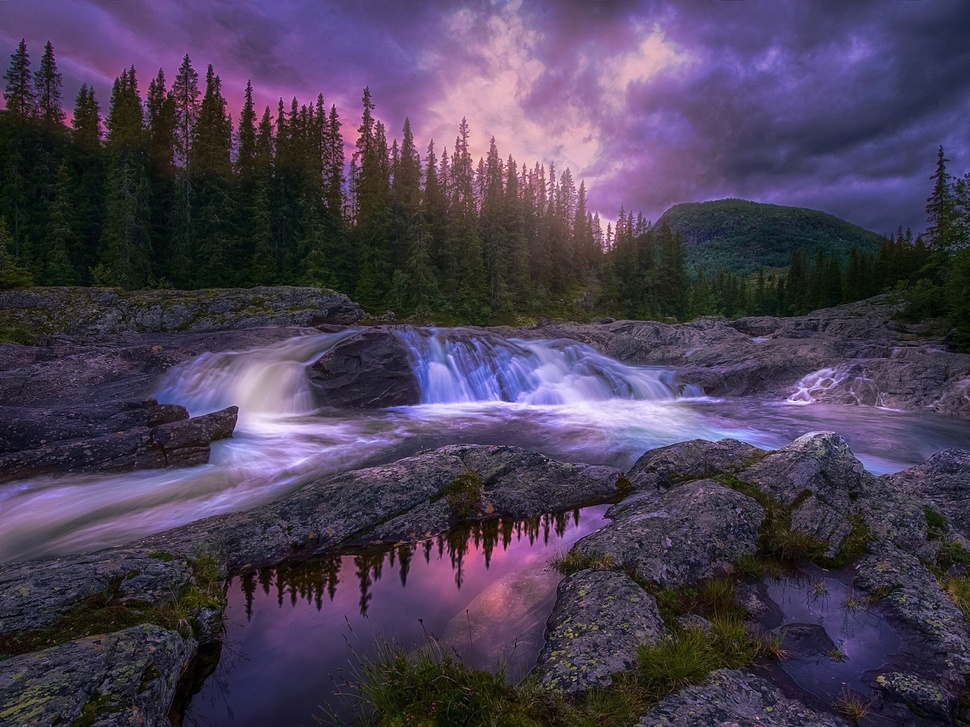
#> input picture lab1/forest.jpg, 970 x 727 px, shrunk from 1400 x 1050 before the run
$ jupyter execute conspect.ipynb
#> lines starting #> are read from the running program, lines starting #| are printed output that depends on the picture
[cell 1]
import cv2
import matplotlib.pyplot as plt
import numpy as np

[cell 2]
I = cv2.imread('forest.jpg')
#> I is the input picture: shape (727, 970, 3); mean B, G, R 85.3, 63.5, 74.2
histSize = 256
histRange = (0,256)
I_BGR = cv2.split(I)
bHist = cv2.calcHist(I_BGR, [0], None, [histSize], histRange)
#> bHist = 256 values, max 6290 at index 17, min 231 at index 254, mean 2754.6
gHist = cv2.calcHist(I_BGR, [1], None, [histSize], histRange)
#> gHist = 256 values, max 8800 at index 31, min 0 at index 241, mean 2754.6
rHist = cv2.calcHist(I_BGR, [2], None, [histSize], histRange)
#> rHist = 256 values, max 7835 at index 40, min 9 at index 252, mean 2754.6

[cell 3]
x = list(range(256))
fig, ax = plt.subplots(1, 3, figsize=(15,5))
ax[0].bar(x, bHist[:,0], color='b')
ax[1].bar(x, gHist[:,0], color='g')
ax[2].bar(x, rHist[:,0], color='r')
ax[0].set_title('blue hist original')
ax[1].set_title('green hist original')
ax[2].set_title('red hist original')
plt.show()

[cell 4]
alfa = 0.5
# Convert to floating point
if I.dtype == np.uint8 :
    Inew = I.astype(np.float32) / 255
else :
    Inew = I

# We need to process layers separately
I_BGR = cv2.split(Inew)
Inew_BGR = []

for layer in I_BGR:
    Imin = layer.min()
    Imax = layer.max()
    Inew = np.clip(( ((layer - Imin) / (Imax - Imin)) ** alfa ), 0 , 1)
    Inew_BGR.append(Inew)
#> this loop made 3 passes
#> Imax on passes 1 to 3: 1, 0.953, 1
#> pass 1, `Inew = np.clip(( ((layer - Imin) / (Imax - Imin)) ** alfa ), 0 , 1)`:
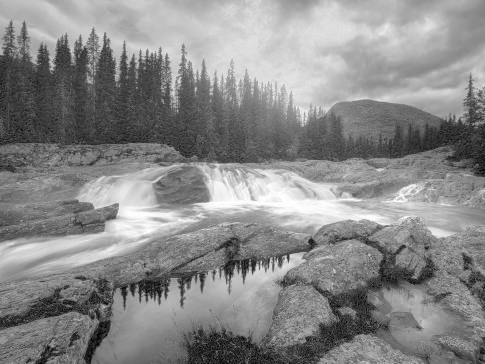
#> Inew: shape (727, 970) float32 (shown at 1/2 size); min 0, max 1, mean 0.54
#> after the loop, Inew_BGR = 3 items
# Merge back
Inew = cv2.merge(Inew_BGR)
#> Inew: shape (727, 970, 3) float32
# Convert back to uint if needed
if (I.dtype == np.uint8):
    Inew = (255 * Inew).clip(0 , 255).astype(np.uint8)

f, ax = plt.subplots(1,2, figsize=(12,12))
ax[1].imshow(cv2.cvtColor(Inew, cv2.COLOR_BGR2RGB))
ax[1].set_title(f'Tranformed, alfa = {alfa}')
ax[0].imshow(cv2.cvtColor(I, cv2.COLOR_BGR2RGB))
ax[0].set_title('Original')
plt.show()
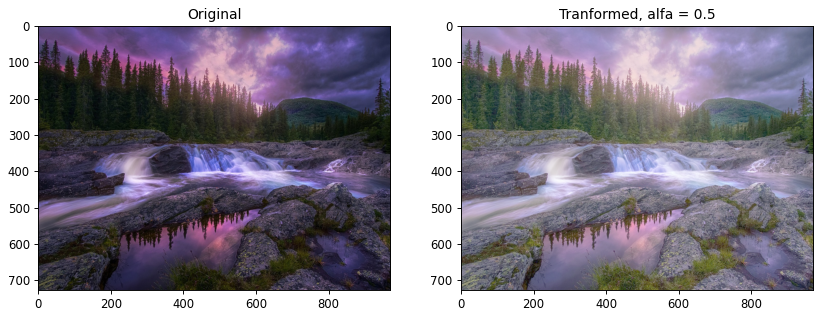
#> figure drawn by matplotlib, 2 panels

[cell 5]
histSize = 256
histRange = (0,256)
I_BGR = cv2.split(Inew)
bHist_a = cv2.calcHist(I_BGR, [0], None, [histSize], histRange)
#> bHist_a = 256 values, max 9257 at index 141, min 0 at index 1, mean 2754.6
gHist_a = cv2.calcHist(I_BGR, [1], None, [histSize], histRange)
#> gHist_a = 256 values, max 10794 at index 149, min 0 at index 1, mean 2754.6
rHist_a = cv2.calcHist(I_BGR, [2], None, [histSize], histRange)
#> rHist_a = 256 values, max 9294 at index 153, min 0 at index 1, mean 2754.6
x = list(range(256))
fig, ax = plt.subplots(1, 3, figsize=(15,5))
ax[0].bar(x, bHist_a[:,0], color='b')
ax[1].bar(x, gHist_a[:,0], color='g')
ax[2].bar(x, rHist_a[:,0], color='r')
ax[0].set_title(f'blue hist, alpha = {alfa}')
ax[1].set_title(f'green hist, alpha = {alfa}')
ax[2].set_title(f'red hist, alpha = {alfa}')
plt.show()
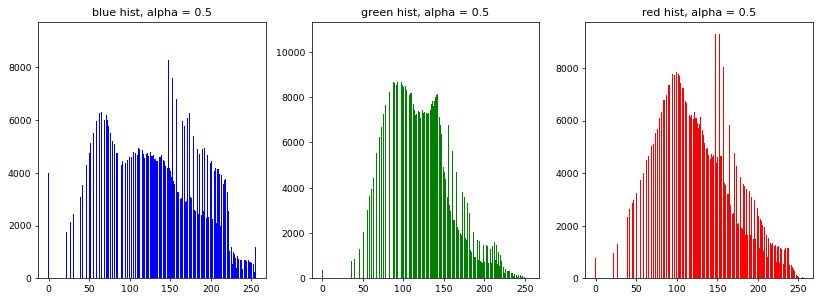
#> figure drawn by matplotlib, 3 panels; panel 1: tallest bar 9257 high, from x = 140.6 to 141.4; panel 2: tallest bar 10794 high, from x = 148.6 to 149.4; panel 3: tallest bar 9294 high, from x = 152.6 to 153.4

[cell 6]
CHb = np.cumsum(bHist) / (I.shape[0] * I.shape[1])
#> CHb = 256 values from 0.00563 to 1
CHb = CHb[:, np.newaxis].astype(np.float32)
CHg = np.cumsum(gHist) / (I.shape[0] * I.shape[1])
#> CHg = 256 values from 0.000508 to 1
CHg = CHg[:, np.newaxis].astype(np.float32)
CHr = np.cumsum(rHist) / (I.shape[0] * I.shape[1])
#> CHr = 256 values from 0.00109 to 1
CHr = CHr[:, np.newaxis].astype(np.float32)
CH = np.concatenate([CHb, CHg, CHr], axis=1)
#> CH = 256 rows, first 8: [0.00563, 0.000508, 0.00109], [0.00771, 0.000933, 0.00202], [0.0102, 0.0015, 0.00337], [0.0132, 0.00219, 0.00523], [0.0167, 0.00303, 0.00756], [0.0207, 0.00412, 0.0103], [0.025, 0.00534, 0.0136], [0.03, 0.00678, 0.0173]

I = cv2.imread('forest.jpg')
if I.dtype == np.uint8 :
    I = I.astype(np.float32) / 255

#split images
I_BGR = cv2.split(I)
Inew_BGR = []
Inew_BGR_cv = []

for i, layer in enumerate(I_BGR):
    Imin = layer.min()
    Imax = layer.max()
    Inew = np.clip((Imax-Imin)*CH[(np.round(layer*255, 0).astype(np.uint8)),i]+Imin, 0, 1)
    Inew_BGR.append(Inew)
    I_new_cv = cv2.equalizeHist((np.round(layer*255, 0).astype(np.uint8)))
    Inew_BGR_cv.append(I_new_cv)
#> this loop made 3 passes
#> pass 1, `Inew = np.clip((Imax-Imin)*CH[(np.round(layer*255, 0).astype(np.uint8)..`:
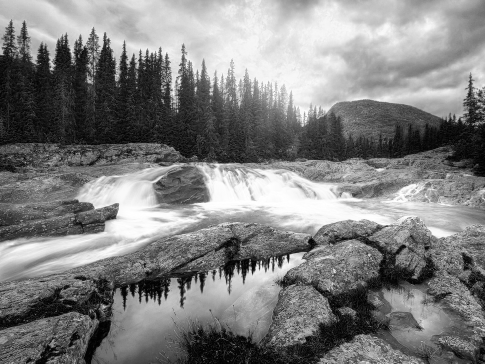
#> Inew: shape (727, 970) float32 (shown at 1/2 size); min 0.00563, max 1, mean 0.503
#> after the loop, Inew_BGR_cv = 3 items

# Merge back
Inew = cv2.merge(Inew_BGR)
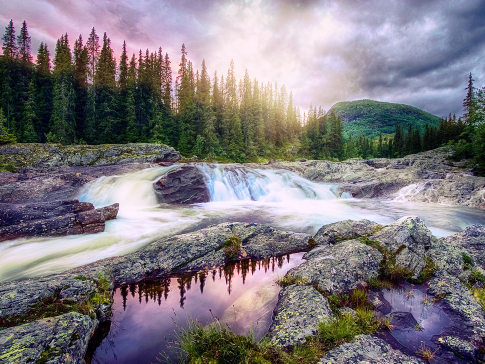
#> Inew: shape (727, 970, 3) float32 (shown at 1/2 size); mean of channels 0, 1, 2 0.503, 0.481, 0.503; drawn as B, G, R
Inew_cv = cv2.merge(Inew_BGR_cv)

#visualization
f, ax = plt.subplots(1,3, figsize=(12,12))
ax[0].imshow(cv2.cvtColor(I, cv2.COLOR_BGR2RGB))
ax[0].set_title('Original')
ax[1].imshow(cv2.cvtColor(Inew, cv2.COLOR_BGR2RGB))
ax[1].set_title(f'Uniform transformation \n (handmade)')
ax[2].imshow(cv2.cvtColor(Inew_cv, cv2.COLOR_BGR2RGB))
ax[2].set_title('Uniform tranformation \n using cv2.equalizeHist()')
plt.show()
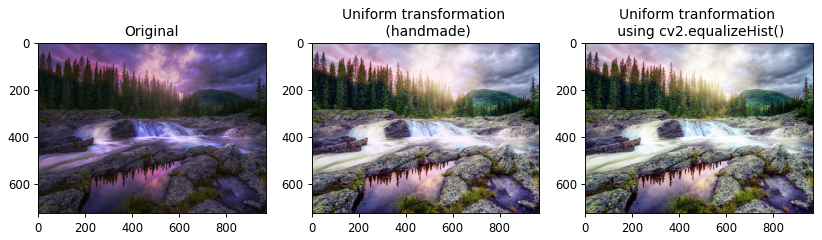
#> figure drawn by matplotlib, 3 panels

[cell 7]
image = cv2.imread('forest.jpg', cv2.IMREAD_GRAYSCALE)
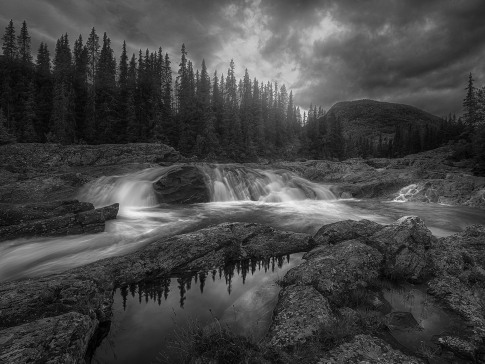
#> image: shape (727, 970) (shown at 1/2 size); min 0, max 250, mean 69.2

# Создайте объект CLAHE с определенными параметрами
clahe = cv2.createCLAHE(clipLimit=5.0, tileGridSize=(8,8))

# Примените CLAHE к изображению
clahe_image = clahe.apply(image)
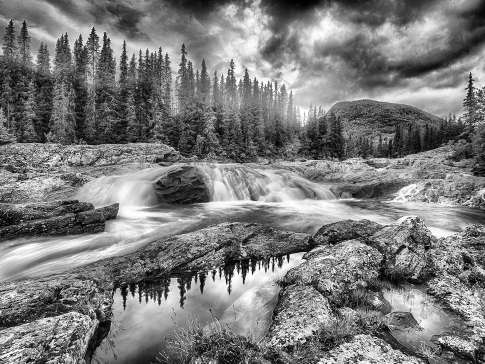
#> clahe_image: shape (727, 970) (shown at 1/2 size); min 0, max 255, mean 123.5

# Показать результат
f, ax = plt.subplots(1,2, figsize=(12,12))
ax[0].imshow(image, cmap='gray')
ax[1].imshow(clahe_image, cmap='gray')
ax[0].set_title('original gray-scaled image')
ax[1].set_title('clahe gray-scaled image')

[cell 8]
image = cv2.imread('forest.jpg', cv2.IMREAD_GRAYSCALE)

alfa = 0.5
lut = np.arange(256, dtype = np.uint8)

Imin = image.min()
Imax = image.max()
#> Imax = 250
lut = (lut - Imin) / (Imax - Imin)
#> lut = 256 values from 0 to 1.02
lut = np.where(lut > 0, lut, 0)
lut = np.clip(255 * np.power(lut, alfa), 0, 255)
#> lut = 256 values from 0 to 255
image_ts = cv2.LUT(image, lut)

f, ax = plt.subplots(1,2, figsize=(12,12))
ax[0].imshow(image, cmap='gray')
ax[0].set_title('Original')
ax[1].imshow(image_ts, cmap='gray')
ax[1].set_title(f'Tranformed, alfa = {alfa}')
plt.show()

[cell 9]
np.array([10]).astype(np.uint8) / 5
#> Out = [2]

[cell 10]
# Calculate projection to Oy
I = cv2.imread('forest.jpg', cv2.IMREAD_GRAYSCALE)
if I.ndim == 2:
    ProjI = np.sum (I , 1) / 255
#> ProjI = 727 values, max 467.9 at index 407, min 112.7 at index 285, mean 263.1
else :
    ProjI = np.sum (I , (1 , 2)) / 255 / I.shape [2]
# Create graph image
#ProjI = np.full((256, ProjI.shape[0], 3) ,255, dtype=np.uint8)
#ProjI = cv2.transpose(ProjI)
#ProjI = cv2.flip(ProjI , 1)
# And display it
plt.plot(ProjI)
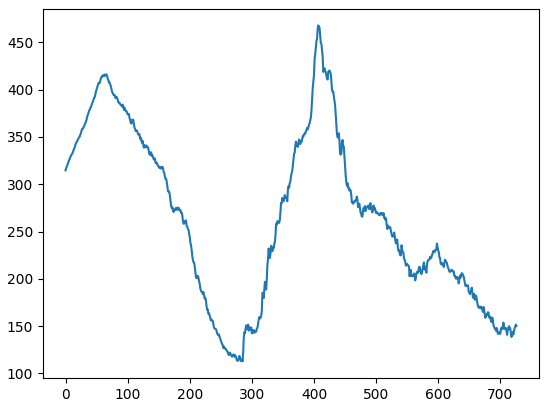
#> figure drawn by matplotlib, 1 panel; curve peaks at x = 407, y = 467.9

$ run again, with lab1/spb.jpg copied over lab1/forest.jpg
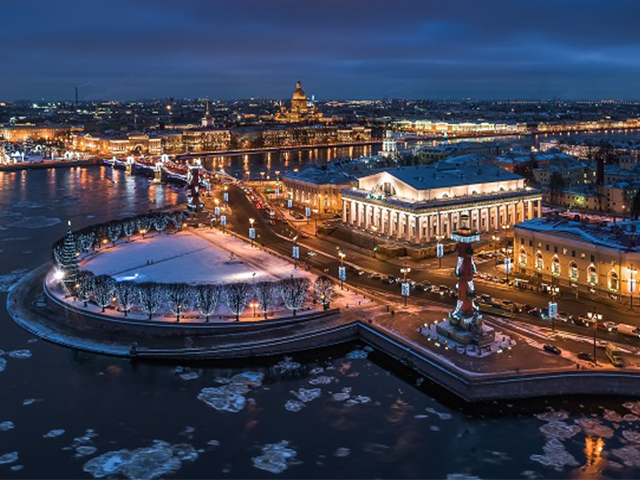
#> input picture lab1/spb.jpg, 640 x 480 px
#> I is the input picture: shape (480, 640, 3); mean B, G, R 81.7, 66.3, 66.1
#> bHist = 256 values, max 6497 at index 44, min 25 at index 244, mean 1200
#> gHist = 256 values, max 7038 at index 27, min 44 at index 251, mean 1200
#> rHist = 256 values, max 5390 at index 20, min 193 at index 237, mean 1200
#> the loop `for layer in I_BGR:` made 3 passes
#> after the loop `for layer in I_BGR:`: Inew_BGR = 3 items
#> bHist_a = 256 values, max 7119 at index 179, min 0 at index 1, mean 1200
#> gHist_a = 256 values, max 9327 at index 141, min 0 at index 1, mean 1200
#> rHist_a = 256 values, max 5390 at index 71, min 0 at index 1, mean 1200
#> CHb = 256 values from 0.000957 to 1
#> CHg = 256 values from 0.000306 to 1
#> CHr = 256 values from 0.000947 to 1
#> CH = 256 rows, first 8: [0.000957, 0.000306, 0.000947], [0.00146, 0.000628, 0.00174], [0.00214, 0.00125, 0.00286], [0.00284, 0.0025, 0.00442], [0.00386, 0.0048, 0.00687], [0.00535, 0.00792, 0.0101], [0.0072, 0.0116, 0.0139], [0.00949, 0.0149, 0.0178]
#> the loop `for i, layer in enumerate(I_BGR):` made 3 passes
#> after the loop `for i, layer in enumerate(I_BGR):`: Inew_BGR_cv = 3 items
#> `clahe_image = clahe.apply(image)`:
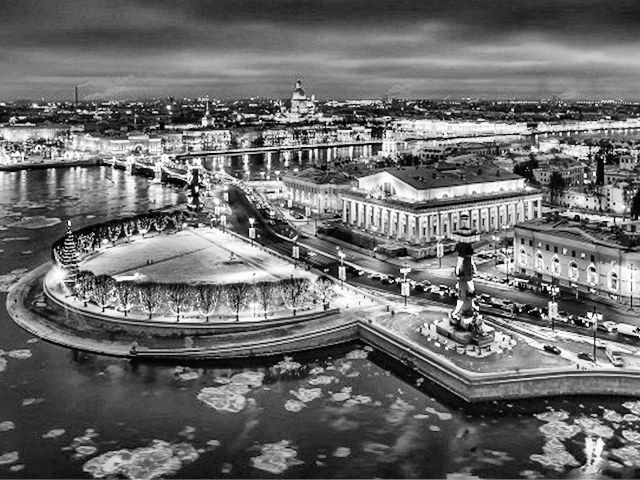
#> clahe_image: shape (480, 640); min 0, max 255, mean 108.1
#> `Imax = image.max()`: Imax = 255
#> `lut = (lut - Imin) / (Imax - Imin)`: lut = 256 values from 0 to 1
#> `lut = np.clip(255 * np.power(lut, alfa), 0, 255)`: lut = 256 values from 0 to 255
#> Out = [2]
#> ProjI = 480 values, max 285.9 at index 273, min 70.69 at index 412, mean 170.7
#> `[cell 10] # Calculate projection to Oy I = cv2.imread('forest.jpg', cv..`:
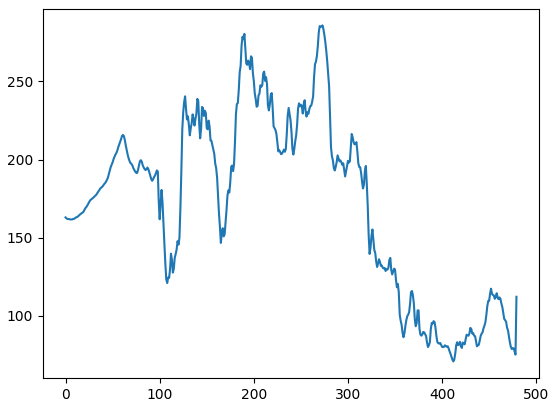
#> figure drawn by matplotlib, 1 panel; curve peaks at x = 273, y = 285.9

$ run again, with lab1/spb_2.jpg copied over lab1/forest.jpg
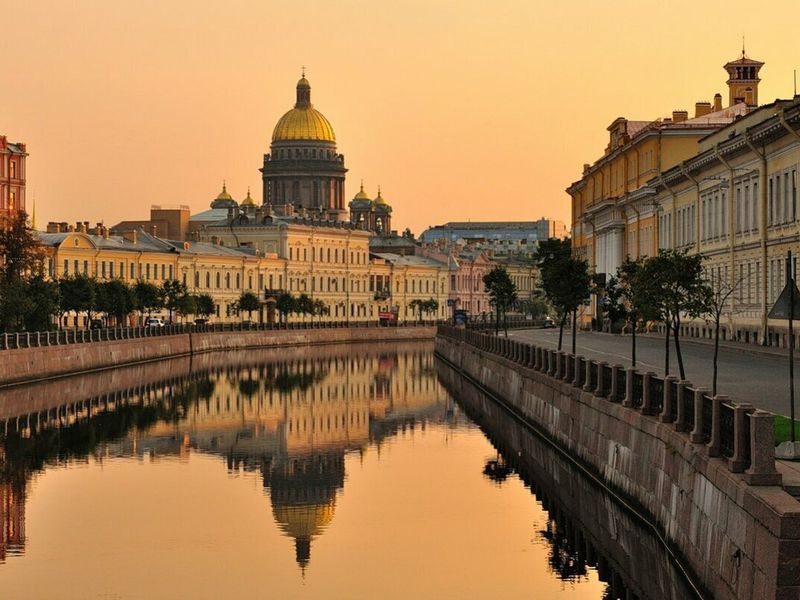
#> input picture lab1/spb_2.jpg, 800 x 600 px
#> I is the input picture: shape (600, 800, 3); mean B, G, R 79.9, 119.1, 154.4
#> bHist = 256 values, max 9516 at index 91, min 0 at index 186, mean 1875
#> gHist = 256 values, max 6015 at index 201, min 0 at index 242, mean 1875
#> rHist = 256 values, max 25428 at index 252, min 135 at index 2, mean 1875
#> the loop `for layer in I_BGR:` made 3 passes
#> Imax on passes 1 to 3: 0.89, 0.957, 1
#> after the loop `for layer in I_BGR:`: Inew_BGR = 3 items
#> bHist_a = 256 values, max 10769 at index 195, min 0 at index 1, mean 1875
#> gHist_a = 256 values, max 8866 at index 232, min 0 at index 1, mean 1875
#> rHist_a = 256 values, max 47647 at index 253, min 0 at index 1, mean 1875
#> CHb = 256 values from 0.0119 to 1
#> CHg = 256 values from 0.00102 to 1
#> CHr = 256 values from 0.000383 to 1
#> CH = 256 rows, first 8: [0.0119, 0.00102, 0.000383], [0.0143, 0.00152, 0.000679], [0.017, 0.00205, 0.00096], [0.0203, 0.00274, 0.00144], [0.0239, 0.00358, 0.0021], [0.0279, 0.00465, 0.00294], [0.0324, 0.00601, 0.00396], [0.0374, 0.00762, 0.00522]
#> the loop `for i, layer in enumerate(I_BGR):` made 3 passes
#> after the loop `for i, layer in enumerate(I_BGR):`: Inew_BGR_cv = 3 items
#> `clahe_image = clahe.apply(image)`:
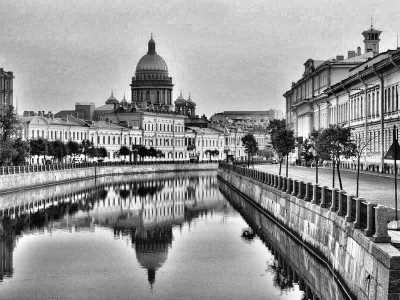
#> clahe_image: shape (600, 800) (shown at 1/2 size); min 0, max 255, mean 148.6
#> `Imax = image.max()`: Imax = 245
#> `lut = (lut - Imin) / (Imax - Imin)`: lut = 256 values from 0 to 1.04
#> `lut = np.clip(255 * np.power(lut, alfa), 0, 255)`: lut = 256 values from 0 to 255
#> Out = [2]
#> ProjI = 600 values, max 664.5 at index 0, min 161.4 at index 326, mean 392.8
#> `[cell 10] # Calculate projection to Oy I = cv2.imread('forest.jpg', cv..`:
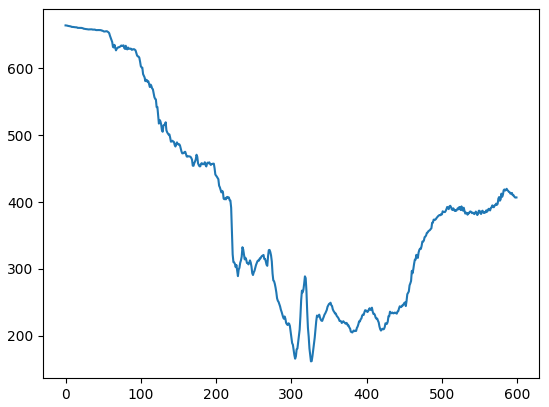
#> figure drawn by matplotlib, 1 panel; curve peaks at x = 0, y = 664.5
